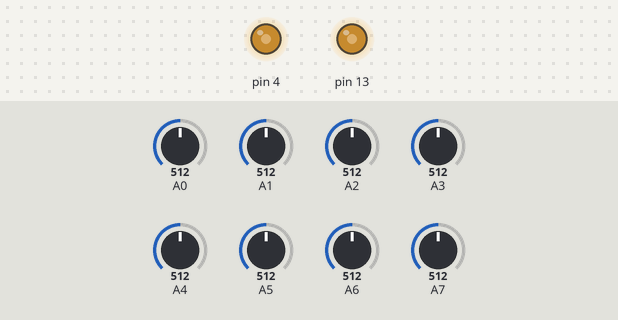
Bench run of a sketch on a simulated Arduino Mega 2560, built with avr-gcc and run on an emulated ATmega2560. Parts: output pins drawn as LEDs (lit = HIGH). The test bench sets the inputs (shaded band); at power-on: A0 = 512, A3 = 512, A6 = 512, A4 = 512, A1 = 512, A2 = 512, A5 = 512, A7 = 512.

Above: at 3.2 s.
3.3 s: A0 set to 690
5.3 s: A3 set to 690
At 6.1 s:
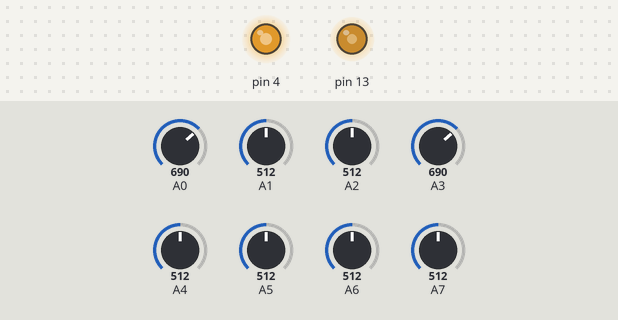
6.8 s: A6 set to 690
At 7.3 s:
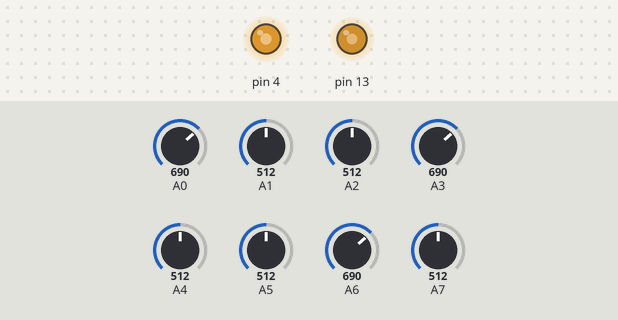
8.3 s: A4 set to 690
At 9.5 s:
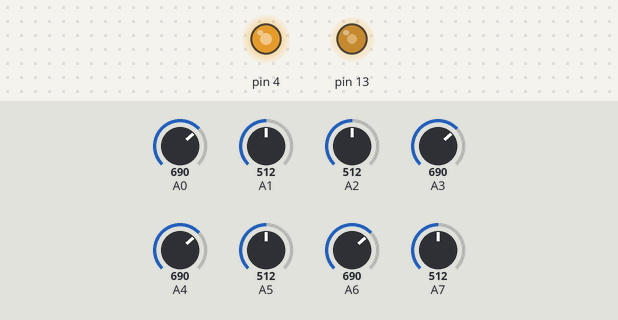
9.8 s: A4 set to 670
At 10.7 s:
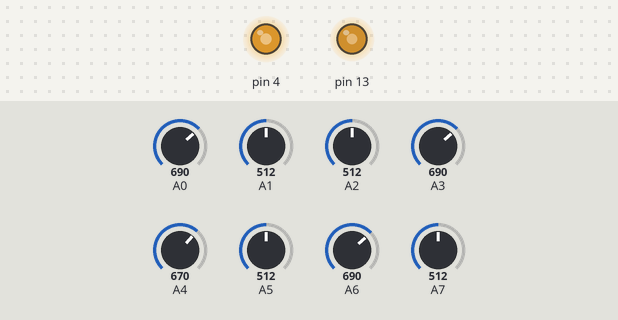
Timing chart, 0 to 12.3 s (numbered marks = the images above; inputs shaded):
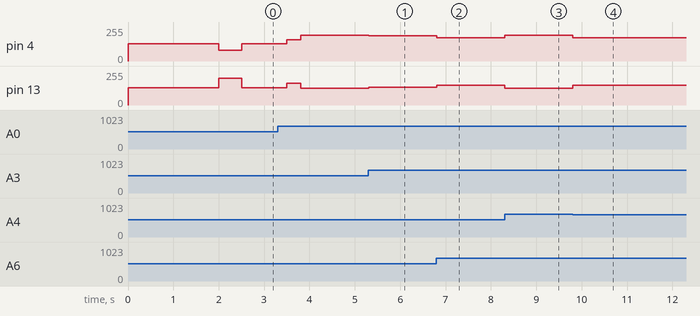

Measured:
- after the input at 5.3 s, pin 4: 195/255 → 188/255 at once; pin 13: 127/255 → 134/255 at once
- after the input at 6.8 s, pin 4: 188/255 → 175/255 at once; pin 13: 134/255 → 147/255 at once
- after the input at 8.3 s, pin 4: 175/255 → 195/255 at once; pin 13: 147/255 → 127/255 at once
- after the input at 9.8 s, pin 4: 195/255 → 175/255 at once; pin 13: 127/255 → 147/255 at once

The sketch:

linetrack_sonar.ino
```cpp
int s1=0,s2=0,s3=0,s4=0,s5=0,s6=0,s7=0,s8=0;
float kp=6.5,ki=0.57; int k=0;
float rightbasespeed=162.5;
float leftbasespeed=160.8;
float rightmotorspeed=0;
float leftmotorspeed=0;
int error=0;
float sped;
float E=0 ;
float currentpos;
int counter=0;
int sonar_counter=0;
int junc_counter=0;
/******************************/

#define trigPin 22
#define echoPin 24
long distance1=0;
void setup() {
  // put your setup code here, to run once:
  pinMode(13,OUTPUT);
  pinMode(4,OUTPUT);
    analogWrite(13,128);
  analogWrite(4,128);
 //Serial.begin (9600);
 delay(2000);
  pinMode(trigPin, OUTPUT);
  pinMode(echoPin, INPUT);
}

void loop() {
  // put your main code here, to run repeatedly:
  linetrack();
    //delay(100);
//    if(sonar_counter>=1)
//    {
  // sonar();
//    }
}
void linetrack()
{
  adc();
  pid();
}
void display_()
{
    Serial.println("************************************");
  Serial.println(s1);
  Serial.println(s2);
  Serial.println(s3);
  Serial.println(s6);
  Serial.println(s5);
  Serial.println(s6);
  Serial.println(s7);
  Serial.println(s8);
  }
void adc()
{
  //1 black surface
//0 white surface

s1=analogRead(A0);
s2=analogRead(A1);
s3=analogRead(A2);
s4=analogRead(A3);
s5=analogRead(A4);
s6=analogRead(A5);
s7=analogRead(A6);
s8=analogRead(A7);

if(s1<=680)
{
  s1=1;
}
else s1=0;
if(s2<=680)
{
  s2=1;
}
else s2=0;
if(s3<=680)
{
  s3=1;
}
else s3=0;
if(s4<=680)
{
  s4=1;
}
else s4=0;
if(s5<=680)
{
  s5=1;
}
else s5=0;
if(s6<=680)
{
  s6=1;
}
else s6=0;
if(s7<=680)
{
  s7=1;
}
else s7=0;
if(s8<=680)
{
  s8=1;
}
else s8=0;
//display_();
}
void pid()
{

  adc();
  //int k=0;
  k=k+1;
  float setpoint=4;

//  if(s1>=0 && s2>=0 && s3>=0 && s6>=0 && s5>=0 && s6>=0 && s7>=0 && s8>=0)
//  {
//    error=0;
//
//  }

  //if(sonar_counter>=1)
 // {
    //sonar();
 // }
//  if(s1>=1 && s2>=1 && s3>=1 && s4>=1 && s5>=1 && s6>=1 && s7>=1 && s8>=1)
//  {
//    junc_counter++;
//    if(junc_counter>=1)
//    {
//        analogWrite(7,200);
//        analogWrite(6,80);
//        delay(500);
//        analogWrite(7,128);
//        analogWrite(6,128);
//        delay(1000);
//        analogWrite(7,162.5);
//        analogWrite(6,161.8);
//        delay(300);
//
//       while(s6!=1)
//      {
//        adc();
//      }
//    }
//  }
  if(s1>=1 && s4>=1)
  {
  //currentpos=3;
 //delay(100);
    analogWrite(13,200);
   analogWrite(4,80);
 delay(500);
      analogWrite(13,128);
   analogWrite(4,128);
   delay(1000);
         analogWrite(13,162.5);
   analogWrite(4,161.8);
   delay(300);

 while(s6!=1)
 {
  adc();
 }
// sonar();
 sonar_counter++;
 }
  if(s1>=0 && s2>=1 && s3>=0 && s4>=0 && s5>=0 && s6>=0 && s7>=0 && s8>=0)
  {
    currentpos=2;
  }
  if(s1>=0 && s2>=0 && s3>=1 && s4>=0 && s5>=0 && s6>=0 && s7>=0 && s8>=0)
  {
    currentpos=3;
  }
   if(s1>=0 && s2>=0 && s3>=0 && s4>=1 && s5>=0 && s6>=0 && s7>=0 && s8>=0)
  {
    currentpos=3.5;
  }

//  if(s1>=1 && s2>=1 && s3>=0 && s4>=0 && s5>=0 && s6>=0 && s7>=0 && s8>=0)
//  {
//  currentpos=2.5;
// //delay(100);
//    analogWrite(7,200);
//   analogWrite(6,80);
// delay(350);
// while(s6!=1)
// {
//  adc();
// }
// sonar_counter++;
// }
  if(s1>=0 && s2>=1 && s3>=1 && s4>=0 && s5>=0 && s6>=0 && s7>=0 && s8>=0)
  {
    currentpos=2;
  }
    if(s1>=0 && s2>=0 && s3>=1 && s4>=1 && s5>=0 && s6>=0 && s7>=0 && s8>=0)
  {
    currentpos=3;
  }
//    if(s1>=1 && s2>=1 && s3>=1 && s6>=0 && s5>=0 && s6>=0 && s7>=0 && s8>=0)
//  {
//  currentpos=2.5;
// //delay(100);
//    analogWrite(7,200);
//   analogWrite(6,80);
// delay(350);
// while(s7!=1)
// {
//  adc();
// }
 //sonar_counter++;
// }
//    if(s1>=1 && s2>=1 && s3>=1 && s6>=1 && s5>=0 && s6>=0 && s7>=0 && s8>=0)
//  {
//  currentpos=2.5;
// //delay(100);
//    analogWrite(7,200);
//   analogWrite(6,80);
// delay(350);
// while(s7!=1)
// {
//  adc();
// }
// sonar_counter++;
// }
//    if(s1>=1 && s2>=1 && s3>=1 && s6>=1 && s5>=1 && s6>=0 && s7>=0 && s8>=0) //right
//  {
//  currentpos=2.5;
// //delay(100);
//    analogWrite(7,200);
//   analogWrite(6,80);
// delay(350);
// while(s7!=1)
// {
//  adc();
// }
// sonar_counter++;
// }
    if(s1>=0 && s2>=0 && s3>=0 && s4>=1 && s5>=1 && s6>=0 && s7>=0 && s8>=0)
  {
   currentpos=4;
  }
    if(s1>=0 && s2>=0 && s3>=0 && s4>=0 && s5>=1 && s6>=0 && s7>=0 && s8>=0)
  {
    currentpos=4.5;
  }

  if(s1>=0 && s2>=0 && s3>=0 && s4>=0 && s5>=0 && s6>=1 && s7>=0 && s8>=0)
  {
    currentpos=5;
  }
    if(s1>=0 && s2>=0 && s3>=0 && s4>=0 && s5>=0 && s6>=0 && s7>=1 && s8>=0)
  {
    currentpos=7;
  }
   if(s1>=0 && s2>=0 && s3>=0 && s4>=0 && s5>=0 && s6>=0 && s7>=0 && s8>=1)
  {
currentpos=8;
  }
   if(s1>=0 && s2>=0 && s3>=0 && s4>=0 && s5>=1 && s6>=1 && s7>=0 && s8>=0)
  {
    currentpos=5;
  }
     if(s1>=0 && s2>=0 && s3>=0 && s4>=0 && s5>=0 && s6>=1 && s7>=1 && s8>=0)
  {
    currentpos=5;
  }
       if(s1>=0 && s2>=0 && s3>=0 && s4>=0 && s5>=0 && s6>=0 && s7>=1 && s8>=1)
    {
      currentpos=7;
    }
       if(s1>=0 && s2>=0 && s3>=0 && s4>=0 && s5>=0 && s6>=1 && s7>=1 && s8>=1)
    {
      currentpos=7;
    }
       if(s1>=0 && s2>=0 && s3>=0 && s4>=0 && s5>=1 && s6>=1 && s7>=1 && s8>=1)
    {
      currentpos=7;
    }
     if(s1>=0 && s2>=0 && s3>=0 && s4>=1 && s5>=1 && s6>=1 && s7>=1 && s8>=1)
  {
   currentpos=8; //90 degrees
  }


//  if(s1>=0 && s2>=0 && s3>=0 && s6>=0 && s5>=1 && s6>=1 && s7>=1 && s8>=0)
//  {
//    currentpos=5;
//  }


//  if(s1>=0 && s2>=0 && s3>=0 && s6>=0 && s5>=0 && s6>=0 && s7>=1 && s8>=1)
//  {
//    currentpos=6;
//  }
//  if(s1>=0 && s2>=0 && s3>=0 && s6>=1 && s5>=1 && s6>=0 && s7>=0 && s8>=0)
//  {
//    currentpos=6;
//  }


  error=setpoint-currentpos;
  E=E+error*k;


//  for(float i=0;i<=(k-1);i++)
//  {
//    E[i] = error[i] + error[i-1];
//  }
if(E>15)
E=15;
if(E<-15)
E=-15;
   counter++;
  if(counter<=5)
  {
    error=0;
  }
  sped = kp*error + ki*(E);
  rightmotorspeed=rightbasespeed+sped;
  leftmotorspeed=leftbasespeed-sped;
   if(rightmotorspeed>=245)
  rightmotorspeed=245;
    if(leftmotorspeed>=245)
  leftmotorspeed=245;
    if(rightmotorspeed<=0)
  rightmotorspeed=15;
    if(leftmotorspeed<=0)
  leftmotorspeed=15;
    analogWrite(13,rightmotorspeed);
    analogWrite(4,leftmotorspeed);
}
//void sonarlib()
//{
//      delay(50);
//  Serial.print("Ping: ");
//  Serial.print(sonar.ping_cm());
//  Serial.println("cm");
//  if(sonar.ping_cm()<=5)
//  {
//    analogWrite(4,255);
//    analogWrite(4,255);
//    delay(5000);
//        analogWrite(4,20);
//    analogWrite(4,20);
//    delay(3000);
//  }
//}
// void pid_sonar()
// {
//  int setpoint=5;
//  int currentposition=distance1;
//  int error;
//  int sped_sonar;
//  int k;
//  k=k+1;
//  int E;
//  E=E+error*k;
//  error=currentposition-setpoint;
//if(E>12)
//E=12;
//if(E<-12)
//E=-12;
//
//  sped_sonar= kp*error + ki*E;
//
//  rightmotorspeed=rbs_sonar+sped_sonar;
//  leftmotorspeed=lbs_sonar+sped_sonar;
//
//     if(rightmotorspeed_sonar>=265)
//  rightmotorspeed_sonar=265;
//    if(leftmotorspeed_sonar>=265)
//  leftmotorspeed_sonar=265;
//    if(rightmotorspeed_sonar<=0)
//  rightmotorspeed_sonar=15;
//    if(leftmotorspeed_sonar<=0)
//  leftmotorspeed_sonar=15;
//
//
//
//  analogWrite(4,rightmotorspeed_sonar);
//  analogWrite(6,leftmotorspeed_sonar);
//  }

void sonar()
{
  long duration1;

  digitalWrite(trigPin, LOW);  // Added this line
  delayMicroseconds(2); // Added this line
  digitalWrite(trigPin, HIGH);
  delayMicroseconds(10); // Added this line
  digitalWrite(trigPin, LOW);
  duration1 = pulseIn(echoPin, HIGH);
  distance1 = (duration1/2) / 29.1;
Serial.println(distance1);
  if(distance1<=5)
  {
    analogWrite(13,128);
    analogWrite(4,128);
    delay(5000);
        analogWrite(13,200);
    analogWrite(4,128);
    delay(2000);
  }
}
```
